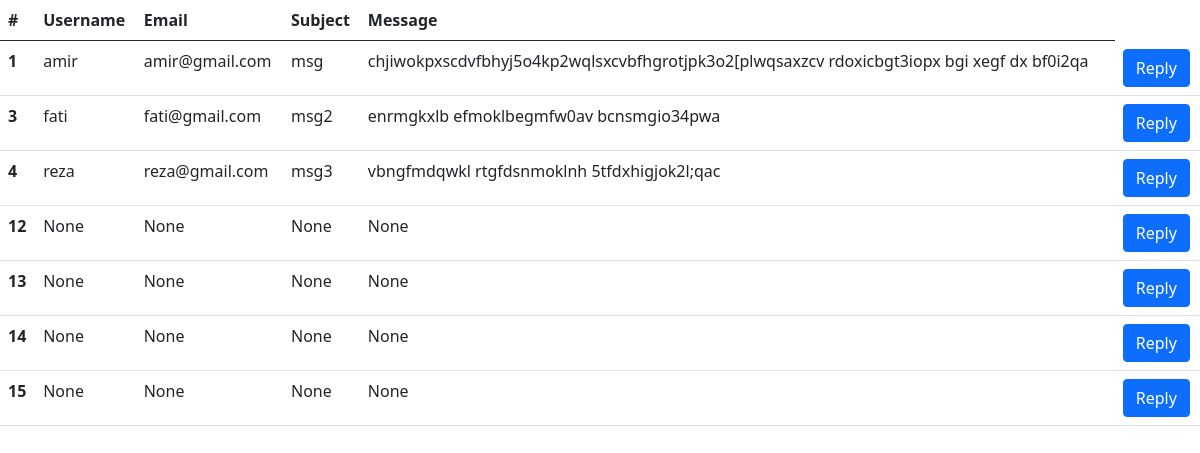
Before: /contact_us/list with the older database file.
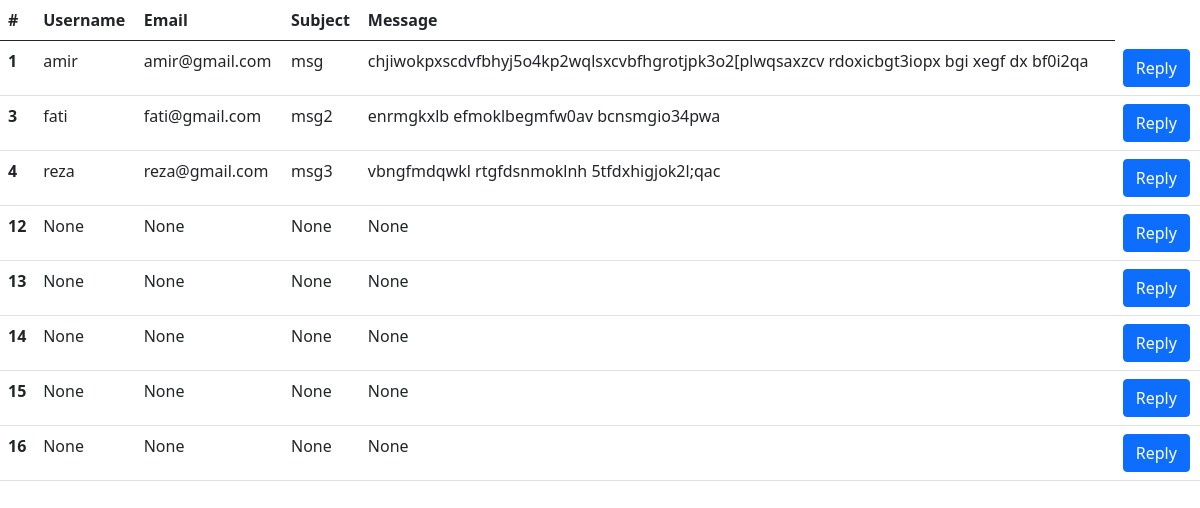
After: the same page with the newer database file.
### home/models.py (models this page shows, shortened)
class ContactUs(models.Model):
    name = models.CharField(max_length=100, null=True)
    email = models.CharField(max_length=40, null=True)
    subject = models.CharField(max_length=150, null=True, blank=True)
    message = models.TextField(null=True)
    class Meta:
        verbose_name_plural = 'Contact Us'

### home/views.py (the view)
# urls.py: path('contact_us/list', views.contact_us_list, name='contact_us_list'),
def contact_us_list(request):
    items = ContactUs.objects.all()
    return render(request, 'home/contact_us_list.html', context={"items": items})

### context_processors/context_processors.py (called while the page is built)
def user(request):
    user = User.objects.all()
    return {'user': user}

def sidebar(request):
    recent = Article.objects.order_by('-created_time')[:3]
    return {'recent': recent}

def categories(request):
    categories = Category.objects.all()
    return {'categories': categories}

### home/templates/home/contact_us_list.html (shortened to what this page needs)
<!DOCTYPE html>
<html lang="en">
<head>
    <link href="https://cdn.jsdelivr.net/npm/bootstrap@5.0.2/dist/css/bootstrap.min.css" rel="stylesheet"
>
</head>
<body>
<table class="table">
    <thead>
    <tr>
        <th scope="col">#</th>
        <th scope="col">Username</th>
        <th scope="col">Email</th>
        <th scope="col">Subject</th>
        <th scope="col">Message</th>
    </tr>
    </thead>
    <tbody>
    {% for item in items %}
        <tr>
            <th scope="row">{{ item.id }}</th>
            <td>{{ item.name }}</td>
            <td>{{ item.email }}</td>
            <td>{{ item.subject }}</td>
            <td>{{ item.message }}</td>
            <td><button class="btn btn-primary">Reply</button></td>
        </tr>
    {% endfor %}
</table>
</body>
</html>

Changed rows visible on the page:
added ContactUs: id "16", name "None", email "None", subject "None", message "None"
